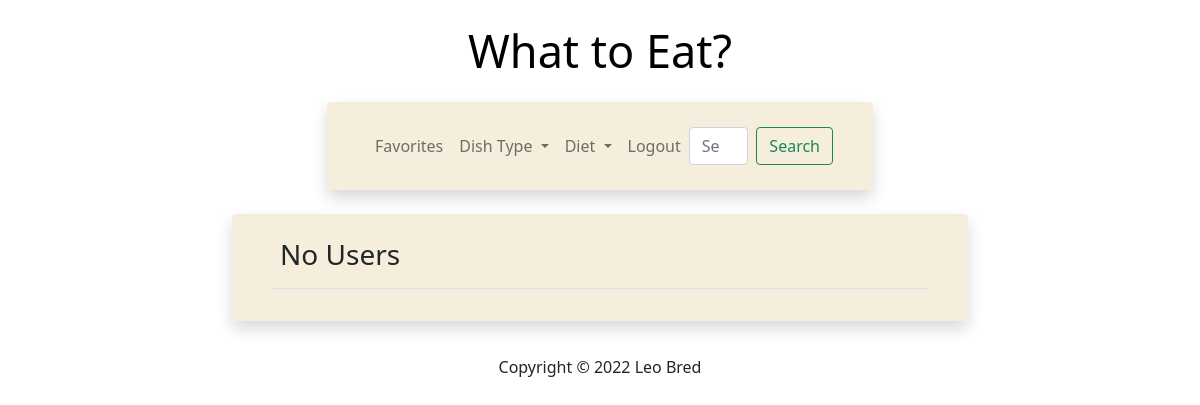
Page /admin (signed in) on the earlier database version.
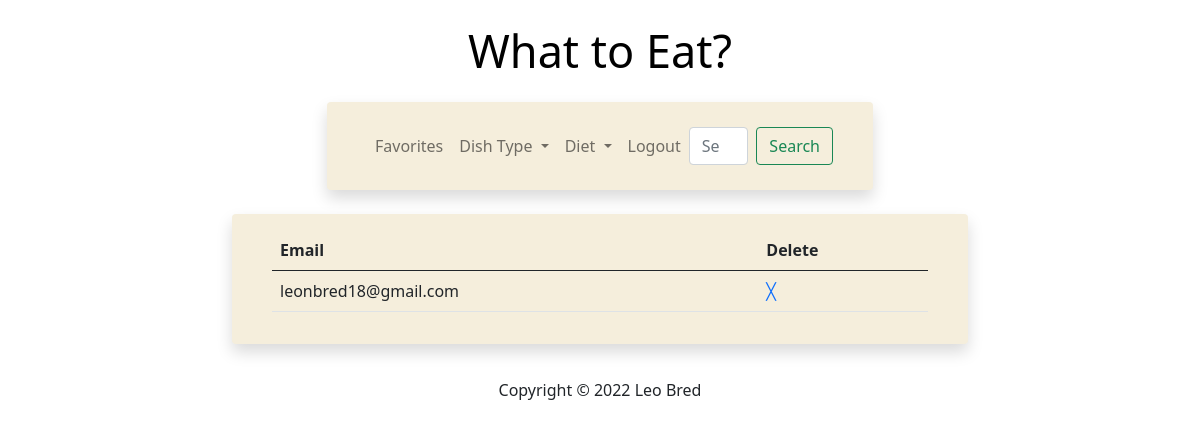
Same page on the later database version.
### main.py (models this page shows)
class User(UserMixin, db.Model):
    __tablename__ = "users"
    id = db.Column(db.Integer, primary_key=True)
    email = db.Column(db.String(100), unique=True, nullable=False)
    password = db.Column(db.String(100), nullable=False)
    name = db.Column(db.String(100), nullable=False)
    email_confirmation_sent_on = db.Column(db.DateTime, nullable=True)
    email_confirmed = db.Column(db.Boolean, nullable=True, default=False)
    email_confirmed_on = db.Column(db.DateTime, nullable=True)
    favorites = relationship("Favorite", back_populates="owner")

### main.py (the view)
@app.route('/admin')
@admin_only
def admin():
    all_users = User.query.all()
    return render_template('admin.html', users=all_users[1:])

### main.py (called while the page is built)
def admin_only(f):
    @wraps(f)
    def decorated_function(*args, **kwargs):
        if current_user.is_anonymous:
            return abort(403)
        elif current_user.id != 1:
            return abort(403)
        return f(*args, **kwargs)
    return decorated_function

@login_manager.user_loader
def load_user(user_id):
    return User.query.get(user_id)

@app.before_request
def before_request():
    session.permanent = True
    app.permanent_session_lifetime = timedelta(minutes=15)

### templates/admin.html (shortened to what this page needs)
{% extends 'base.html' %}
{% block content %}
<div class="container holder">
    <div class="row justify-content-md-center">
        <div class="col-lg-8 col-md-10 col-sm-12">
            <div class="shadow p-3 mb-5 bg-body rounded">
				<div class="container">
					<div class="row justify-content-md-center">
						<div class="col">
							<table class="table">
								{% if users %}
									<thead>
										<tr>
											<th scope="col">Email</th>
											<th scope="col">Delete</th>
										</tr>
									</thead>
									<tbody>
									{% for user in users %}
										<tr>
											<td>{{ user.email }}</td>
											<td><a href="{{ url_for('delete_user', user_id=user.id) }}">╳</a></td>
										</tr>
									{% endfor %}
								{% else %}
									<tr>
										<td><h3>No Users</h3></td>
									</tr>
								{% endif %}
								</tbody>
							</table>
						</div>
					</div>
				</div>
            </div>
        </div>
    </div>
</div>
{% endblock %}

### templates/base.html (shortened to what this page needs)
<!DOCTYPE html>
<html>
<head>
    <link href="https://cdn.jsdelivr.net/npm/bootstrap@5.0.2/dist/css/bootstrap.min.css" rel="stylesheet">
    <link rel="stylesheet" href="{{url_for('static', filename='css/styles.css')}}">
</head>
<body>
    <div class="container main">
        <a class="brand" href="{{ url_for('home') }}"><h1 class="brand">What to Eat?</h1></a>
    </div>
    <div class="container navigation">
        <div class="row justify-content-md-center">
            <div class="col-lg-6 col-md-10 col-sm-12">
                <div class="shadow p-3 mb-5 bg-body rounded">
                    <nav class="navbar navbar-expand-lg navbar-light">
                        <div class="container-fluid ">
                            <div class="collapse navbar-collapse" id="navbarSupportedContent">
                              <ul class="navbar-nav me-auto mb-2 mb-lg-0">
                                {% if not current_user.is_authenticated %}
                                    <li class="nav-item">
                                      <a class="nav-link" href="{{ url_for('login') }}">Login</a>
                                    </li>
                                    <li class="nav-item">
                                      <a class="nav-link" href="{{ url_for('register') }}">Register</a>
                                    </li>
                                {% else %}
                                 <li class="nav-item">
                                  <a class="nav-link" href="{{ url_for('favorites') }}">Favorites</a>
                                 </li>
                                 {% endif %}
                                <li class="nav-item dropdown">
                                  <a class="nav-link dropdown-toggle" href="#" id="navbarDropdown" role="button" data-bs-toggle="dropdown" aria-expanded="false">
                                    Dish Type
                                  </a>
                                </li>
                                  <li class="nav-item dropdown">
                                      <a class="nav-link dropdown-toggle" href="#" id="dietDropdown" role="button" data-bs-toggle="dropdown" aria-expanded="false">
                                        Diet
                                      </a>
                                  </li>
                                {% if current_user.is_authenticated %}
                                  <li class="nav-item">
                                    <a class="nav-link" href="{{ url_for('logout') }}">Logout</a>
                                  </li>
                                 {% endif %}
                              </ul>
                              <form class="d-flex" action="{{ url_for('search_recipe') }}" method="post">
                                <input name="recipe-name" class="form-control me-2" type="search" placeholder="Search" aria-label="Search">
                                <button class="btn btn-outline-success" type="submit">Search</button>
                              </form>
                            </div>
                        </div>
                    </nav>
                </div>
            </div>
        </div>
    </div>
{% block content %}
{% endblock %}
<footer>
    <div class="container footer">
        <p>Copyright &copy; <script>document.write(new Date().getFullYear())</script> Leo Bred</p>
    </div>
</footer>
</body>
</html>

### static/css/styles.css (style rules this page uses)
p { line-height: 2; }
.mb-5 { margin-bottom: 0!important; }
.container.footer { text-align: center; }
.container.holder { margin-bottom: 30px; }
.container.main { text-align: center; margin-top: 2%; margin-bottom: 2%; }
.brand { font-size: 45px; text-decoration: none !important; color: black; }
.container { margin: 3%; }
.bg-body { background-color: #F5EEDC !important; }
.container { margin: auto; }
.container.navigation { margin-bottom: 1.5rem; }

Differences in the rows shown:
added User: email "leonbred18@gmail.com"
Other differences:
text no longer shown: "No Users"
text now shown: "Email Delete"
